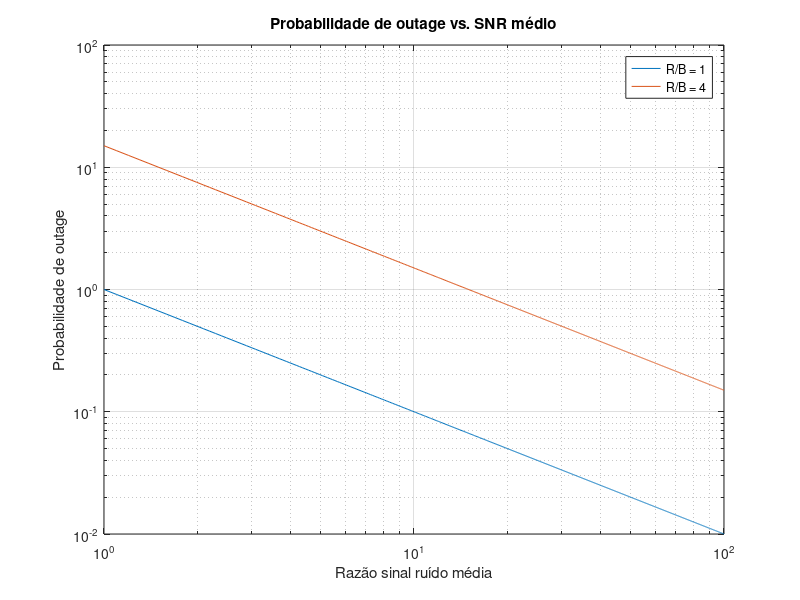

This chart was generated by the following MATLAB code:
gamma_bar = linspace(1, 100, 1000);

% Outage com Rayleigh
PFR_RB1 = (2^1 - 1) ./ gamma_bar;
PFR_RB4 = (2^4 - 1) ./ gamma_bar;

figure;
loglog(gamma_bar, PFR_RB1);hold on;
loglog(gamma_bar, PFR_RB4);

grid on;

xlabel('Razão sinal ruído média');
ylabel('Probabilidade de outage');
title('Probabilidade de outage vs. SNR médio');
legend('R/B = 1', 'R/B = 4');
